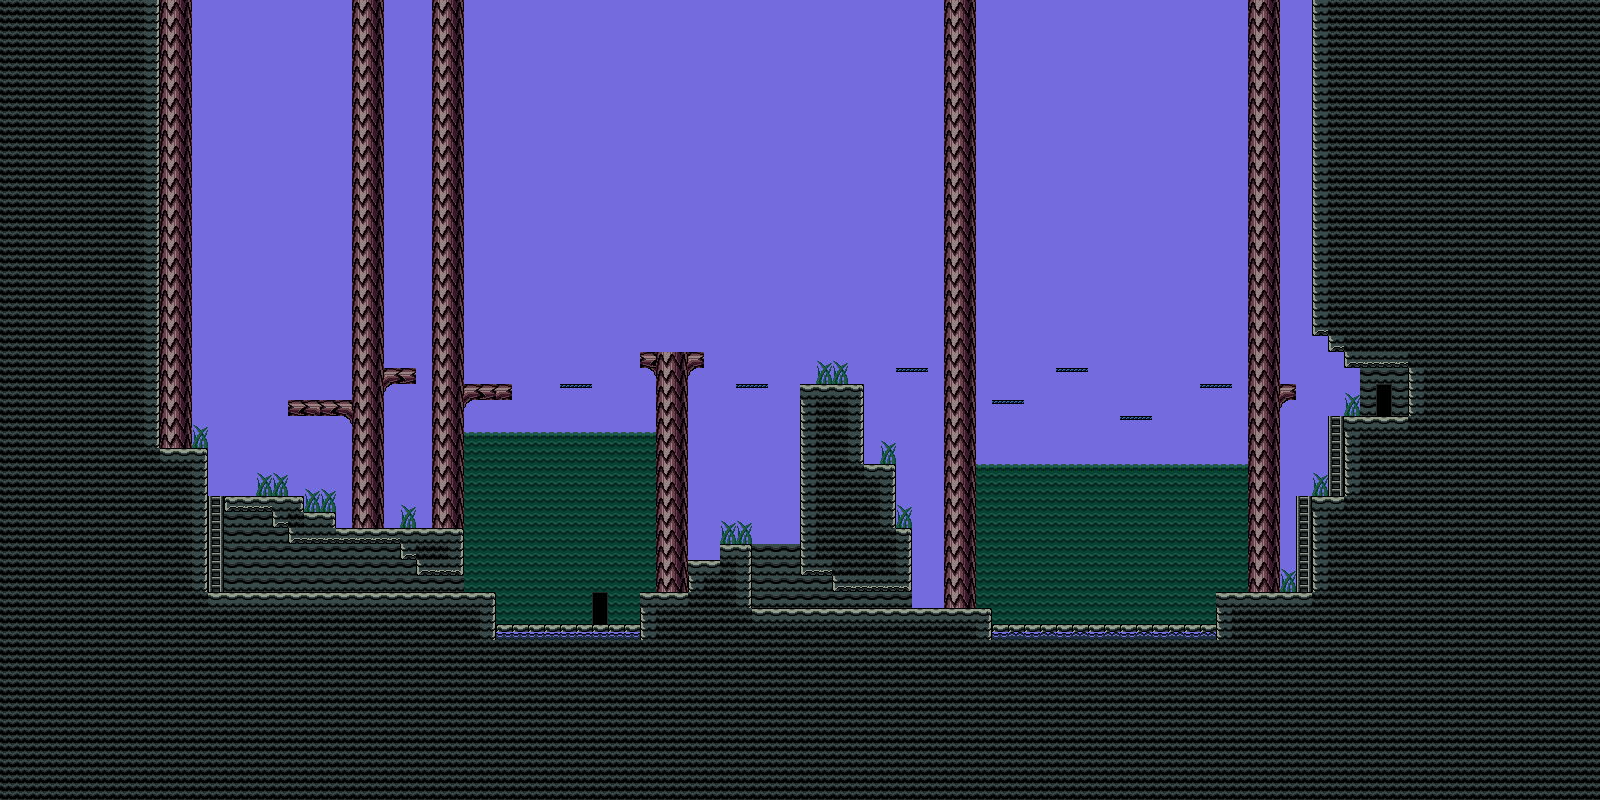

The image is a tile-based game level rendered from a .tmx file. Its description and source (layers, tilesets, objects; grid data summarised) follow:
An orthogonal 100x50 tile map with 16x16 px tiles, 2 tile layers (Fondo, Piso).

<map version="1.2" tiledversion="1.2.3" orientation="orthogonal" renderorder="right-down" width="100" height="50" tilewidth="16" tileheight="16" infinite="0" nextlayerid="11" nextobjectid="10">
 <tileset firstgid="1" name="bloqueswario3" tilewidth="16" tileheight="16" spacing="1" tilecount="96" columns="8">
  <image source="../images/bloqueswario3.png" width="135" height="203" />
 </tileset>
 <layer id="9" name="Fondo" width="100" height="50">
  <properties>
   <property name="type" type="int" value="0" />
  </properties>
  <data>[5000 cells, 2658 non-empty, 12 distinct tile ids]</data>
 </layer>
 <layer id="10" name="Piso" width="100" height="50">
  <properties>
   <property name="collision" type="bool" value="true" />
  </properties>
  <data>[5000 cells, 2412 non-empty, 22 distinct tile ids]</data>
 </layer>
</map>